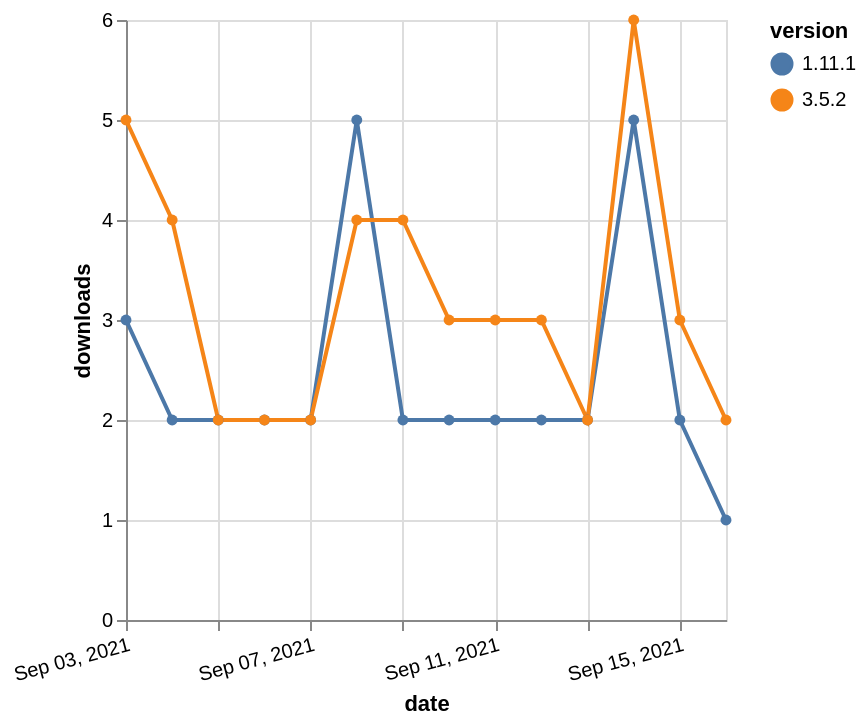

Write the Vega-Lite specification saved for this chart.
### Vega-Lite specification from a JSON file in a GitHub repository (floating-point values rounded to 4 significant figures)
{"$schema": "https://vega.github.io/schema/vega-lite/v5.json", "description": "A simple bar chart with embedded data.", "data": {"values": [{"date": "2021-09-03", "total": 9255, "delta": 3, "version": "1.11.1"}, {"date": "2021-09-04", "total": 9257, "delta": 2, "version": "1.11.1"}, {"date": "2021-09-05", "total": 9259, "delta": 2, "version": "1.11.1"}, {"date": "2021-09-06", "total": 9261, "delta": 2, "version": "1.11.1"}, {"date": "2021-09-07", "total": 9263, "delta": 2, "version": "1.11.1"}, {"date": "2021-09-08", "total": 9268, "delta": 5, "version": "1.11.1"}, {"date": "2021-09-09", "total": 9270, "delta": 2, "version": "1.11.1"}, {"date": "2021-09-10", "total": 9272, "delta": 2, "version": "1.11.1"}, {"date": "2021-09-11", "total": 9274, "delta": 2, "version": "1.11.1"}, {"date": "2021-09-12", "total": 9276, "delta": 2, "version": "1.11.1"}, {"date": "2021-09-13", "total": 9278, "delta": 2, "version": "1.11.1"}, {"date": "2021-09-14", "total": 9283, "delta": 5, "version": "1.11.1"}, {"date": "2021-09-15", "total": 9285, "delta": 2, "version": "1.11.1"}, {"date": "2021-09-16", "total": 9286, "delta": 1, "version": "1.11.1"}, {"date": "2021-09-03", "total": 3502, "delta": 5, "version": "3.5.2"}, {"date": "2021-09-04", "total": 3506, "delta": 4, "version": "3.5.2"}, {"date": "2021-09-05", "total": 3508, "delta": 2, "version": "3.5.2"}, {"date": "2021-09-06", "total": 3510, "delta": 2, "version": "3.5.2"}, {"date": "2021-09-07", "total": 3512, "delta": 2, "version": "3.5.2"}, {"date": "2021-09-08", "total": 3516, "delta": 4, "version": "3.5.2"}, {"date": "2021-09-09", "total": 3520, "delta": 4, "version": "3.5.2"}, {"date": "2021-09-10", "total": 3523, "delta": 3, "version": "3.5.2"}, {"date": "2021-09-11", "total": 3526, "delta": 3, "version": "3.5.2"}, {"date": "2021-09-12", "total": 3529, "delta": 3, "version": "3.5.2"}, {"date": "2021-09-13", "total": 3531, "delta": 2, "version": "3.5.2"}, {"date": "2021-09-14", "total": 3537, "delta": 6, "version": "3.5.2"}, {"date": "2021-09-15", "total": 3540, "delta": 3, "version": "3.5.2"}, {"date": "2021-09-16", "total": 3542, "delta": 2, "version": "3.5.2"}]}, "width": "container", "mark": {"type": "line", "point": {"filled": true}}, "encoding": {"x": {"field": "date", "type": "temporal", "timeUnit": "yearmonthdate", "title": "date", "axis": {"labelAngle": -15}}, "y": {"field": "delta", "type": "quantitative", "title": "downloads"}, "color": {"field": "version", "type": "nominal"}, "tooltip": {"field": "delta"}}}
